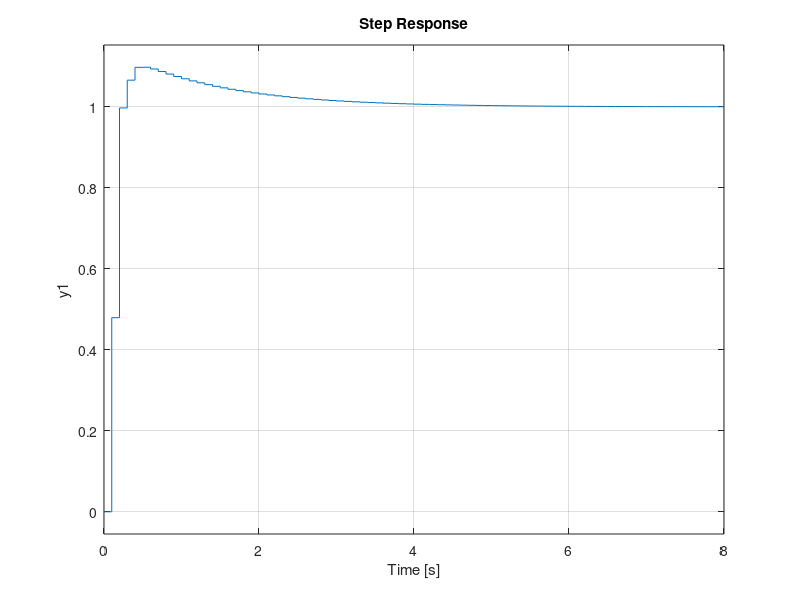

Write the MATLAB code that produced this figure. (Note: this script raises an error after producing the figure.)
% controller_design
A = [0 1; 0 0];
B = [0; 1];
C = [1 0];
D = 0;

sys = ss(A,B,C,D);
my_tf = tf(sys)

Atilde = [A zeros(2,1); C 0];
Btilde = [B; 0];
rank(ctrb(Atilde, Btilde)) % good

K = lqr(Atilde, Btilde, eye(3), 10)

T = 0.1;
s = tf('s');
test = my_tf * (1-T/4*s) / (1+T/4*s)

%%
P = 1/s^2;

T = 0.1;
sampling_frequency = 2 * pi / T; % 62.8 rad/s => we want bandwidth to be 6.28 rad/s
Pd = c2d(P, T, 'zoh');
set(Pd, 'Ts', T);
Pd_sbar = d2c(Pd, 'tustin');
zpk(Pd_sbar)
margin(Pd_sbar);

K_db = 32; % +3.3 for buffer
K = 10^(K_db / 20);

margin(K * Pd_sbar);
Phi = deg2rad(60 - (-17.9));
a = (1 + sin(Phi)) / (1 - sin(Phi));
omega_gc_sbar = 6.47; % rad/s
tau = 1 / (omega_gc_sbar * sqrt(a));
C_sbar = 1 / sqrt(a) * (1 + a * tau * s) / (1 + tau * s);

Cd = c2d(K * C_sbar, T, 'tustin');

margin(K * C_sbar * Pd_sbar)
margin(Cd * Pd)

CLS = feedback(Cd * Pd, 1);
step(CLS);
stepinfo(CLS);


omega = 3.21; % rad/s
k = [0:T:10]';
r = cos(omega * k);
[y,t] = lsim(CLS, r, k)


% stelling time = 2.6 seconds
% overshoot = 9.79 %